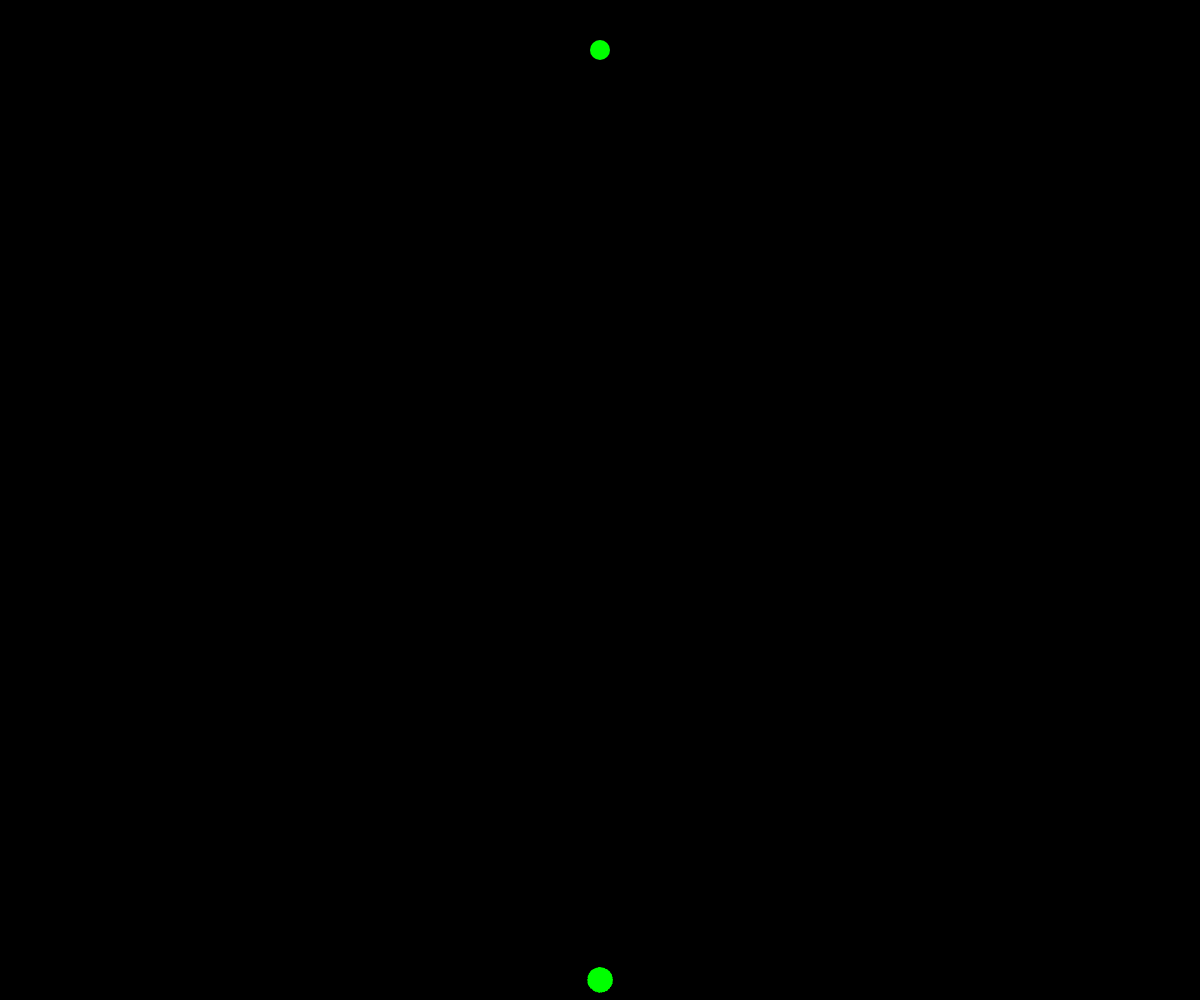
Frame 1 (no input)
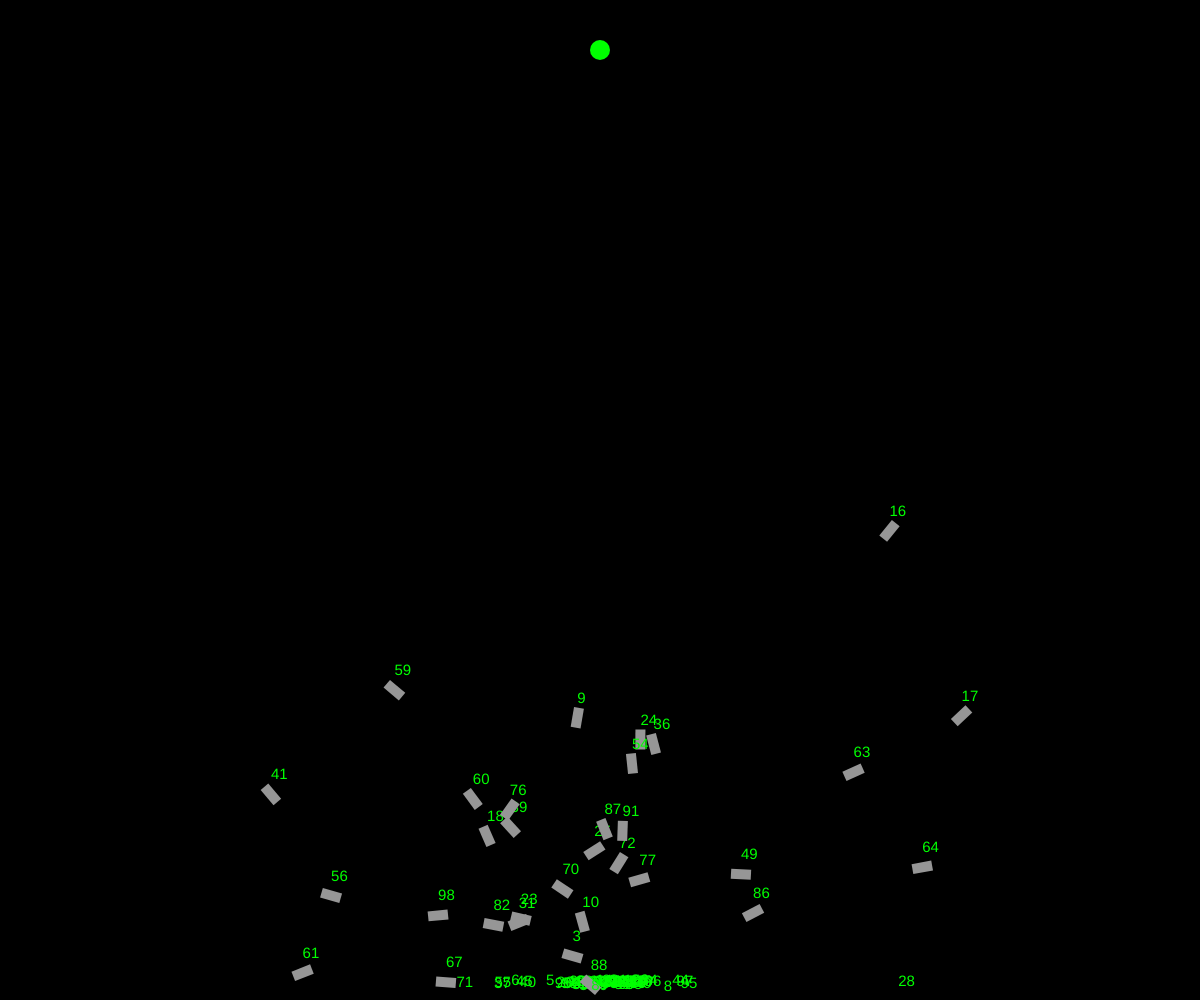
Frame 60 (no input)
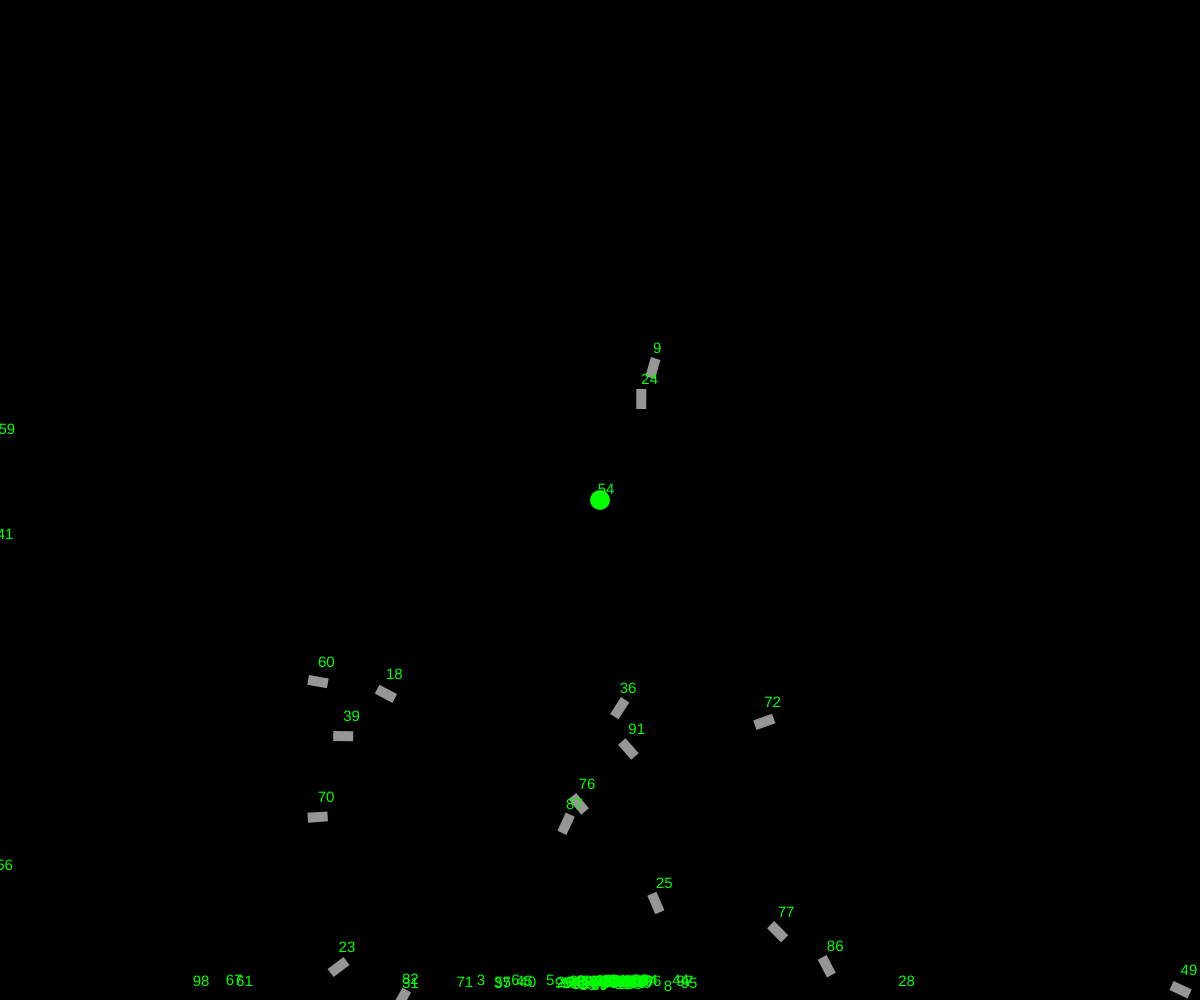
Frame 120 (the mouse pressed at the canvas centre since frame 60)

The p5.js sketch that drew these frames (run headless with seeded random() and noise() and a simulated clock; from frame 60 on, the mouse is pressed at the canvas centre):

// p5.js sketch
// ── sketch.js
// rockets
var rocketGroup;
var lifespan = 50;
var population = 100;

// gene pool
var pool = [];

// mutation probability (%)
var mutation = 2;

// target
var target;
var tradius = 10;

// movement rate
var movement = 1;
var gravity = 0.05;

// show id
var showID = true;

// TODO: select parent -> modify genes -> child

function setup() {
  canvas = createCanvas(windowWidth, windowHeight);
  canvas.position(0, 0);

  // create rocket objs
  rocketGroup = new Rockets();

  // create new target
  target = createVector(width / 2, 50);
}

function draw() {
  background(0);

  // update rockets
  rocketGroup.run();

  // reset if everyone is dead, reset
  if (rocketGroup.allEnabled() == false) {
    pool = [];

    // create parent / gene pool
    var fitnessSum = rocketGroup.getFitnessSum();
    console.log(fitnessSum + '\t');
    for (var i = 0; i < rocketGroup.population; i++) {
      var tickets = parseInt(rocketGroup.rockets[i].getFitness()/fitnessSum*100);
      for (var j = 0; j < tickets; j++) {
        pool.push(rocketGroup.rockets[i].dna);
      }
    }

    // randomly select two for breeding
    var parentA = random(pool);
    var parentB = random(pool);

    // use two parents to breed
    rocketGroup.breed(parentA, parentB);
  }

  // draw target
  noStroke();
  fill("#0F0");
  ellipse(target.x, target.y, tradius * 2, tradius * 2);
}

// resize window
function windowResized() {
  resizeCanvas(windowWidth, windowHeight);
}

// reposition the target
function mousePressed() {
  target = createVector(mouseX, mouseY);
}

// group of rockets as a class
function Rockets() {
  this.rockets = [];
  this.population = population;

  for (var i = 0; i < this.population; i++) {
    this.rockets[i] = new Rocket();
    this.rockets[i].setId(i);
  }

  this.run = function() {
    for (var i = 0; i < this.population; i++) {
      // gravity force
      this.rockets[i].applyForce(createVector(0, gravity));

      // rocket update
      this.rockets[i].update();
      this.rockets[i].show();
    }
  }

  this.breed = function(a, b) {
    for (var i = 0; i < this.population; i++) {
      this.rockets[i] = new Rocket(this.selectGenes(a, b));
      this.rockets[i].setId(i);
    }
  }

  this.selectGenes = function(a, b) {
    var newGenes = [];
    var slice = floor(random(a.genes.length));
    for (var i = 0; i < a.genes.length; i++) {
      // get chance for mutations
      var randomvalue = random(100);

      if (randomvalue < mutation) {
        newGenes[i] = p5.Vector.random2D();
      } else {
        // new breeding
        if (i < slice) {
          // take from a
          newGenes[i] = a.genes[i];
        } else {
          // take from b
          newGenes[i] = b.genes[i];
        }
      }
    }

    return newGenes;
  }

  this.allEnabled = function() {
    var isEnabled = false;
    for (var i = 0; i < this.population; i++) {
      if (this.rockets[i].isEnabled == true) {
        isEnabled = true;
        break;
      }
    }
    return isEnabled;
  }

  this.getFitnessSum = function() {
    var allFitness = 0;
    for (var i = 0; i < this.population; i++) {
      allFitness += this.rockets[i].getFitness();
    }

    return allFitness;
  }
}

// rocket class
function Rocket(genes) {
  // attributes
  this.position = createVector(width / 2, height - 20);
  this.velocity = p5.Vector.random2D();
  this.acceleration = createVector();

  // make new dna
  this.dna = new DNA(genes);

  // measures how long it has lived
  this.life = 0;

  // alive when life < lifespan
  this.isAlive = true;

  // enabled when it hasnt crashed
  this.isEnabled = true;

  // enabled when it reaches target
  this.isAchieved = false;

  // fitness
  this.fitness = 0;
  this.bestfitness = 0;

  this.rocketID = 1;
  this.setId = function(newID) {
    this.rocketID = newID;
  }

  // methods
  this.applyForce = function(force) {
    this.acceleration.add(force);
  }
  this.update = function() {
    // only update if the rocket is still enabled
    if (this.isEnabled) {
      // add dna to acceleration
      this.applyForce(this.dna.genes[this.life]);
      this.life++;

      if (this.life >= lifespan) {
        this.isAlive = false;
      }

      this.velocity.add(this.acceleration);
      this.position.add(this.velocity);
      this.acceleration.mult(0);

      // check collision only when still enabled
      if (this.isEnabled) {
        this.checkCollision();
        this.checkTarget();
      }

      // check fitness and best fitness
      this.dist = sq(dist(this.position.x, this.position.y, target.x, target.y));
      this.fitness = 1/this.dist;
      // this.fitness = 100 * exp(-0.000003 * this.dist);
      // this.fitness = map(1 / (10 * this.dist * this.dist), 0, 1, 0, 100);

      if (this.fitness > this.bestfitness) {
        this.bestfitness = this.fitness;
      }
    }
  }
  this.show = function() {
    push()
    translate(this.position.x, this.position.y);
    rotate(this.velocity.heading());
    noStroke();

    if (this.isAlive) {
      fill("#0F0");
    } else {
      fill(150);
    }

    rectMode(CENTER);

    if (this.isEnabled) {
      rect(0, 0, 20, 10);
    }
    pop();

    // show id
    if (showID) {
      textSize(15);
      text(this.rocketID, this.position.x, this.position.y - 15);
    }
  }

  this.checkCollision = function() {
    // checks the collision on the side
    if (this.position.x >= width || this.position.x <= 0 ||
    this.position.y >= height || this.position.y <= 0) {
      this.isEnabled = false;
    }
  }

  this.checkTarget = function() {
    // check the collision with the target
    if (dist(this.position.x, this.position.y, target.x, target.y) <= tradius) {
      this.isEnabled = false;
      this.isAchieved = true;
    }
  }

  this.getFitness = function() {
    // bonus for achieving
    if (this.isAchieved) {
      // speed bonus
      this.bestfitness += lifespan - this.life;

      // target bonus
      this.bestfitness *= 1.5;
    }

    // short life penalty
    // TODO: maximum distance: 1500 px
    if (this.life < lifespan * 0.3) {
      this.bestfitness = 0.0000001
    }

    return this.bestfitness;
  }
}

// DNA class defines behavior of rockets
function DNA(genes) {
  this.genes = [];

  if (genes !== undefined) {
    for (var i = 0; i < genes.length; i++) {
      this.genes[i] = genes[i];
    }
  } else {
    for (var i = 0; i < lifespan; i++) {
      this.genes[i] = p5.Vector.random2D().setMag(movement);
    }
  }
}
